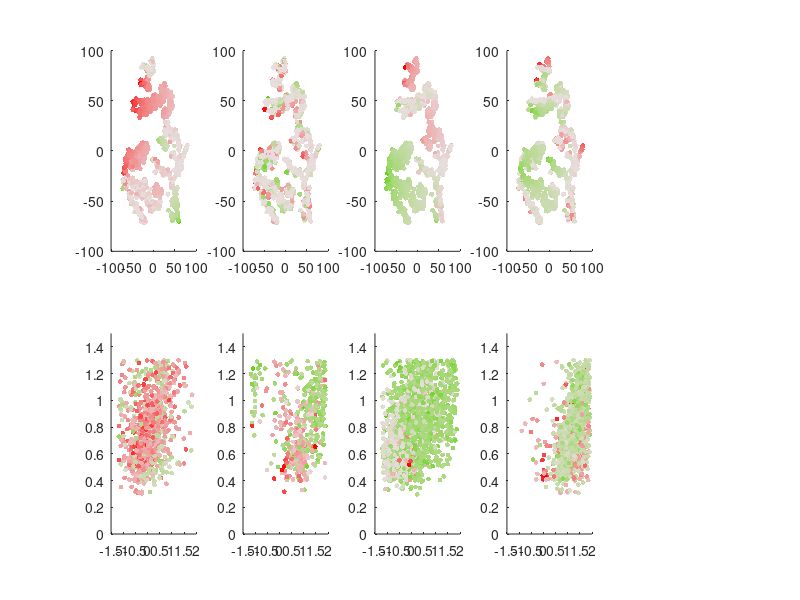

Reproduce this figure in MATLAB.




clear
clc
close all

load('CustomColormapRandG.mat')
load('m250916_allcellsmatrics250909d03.mat')
X=allcellsmatrics(:,3:6);

figure('Position',[0 0 1720 610])
for i=1:4
    subplot(2,5,i)
    %labels=log10(X(:,i));labels(labels<=-1.2)=-1.2;
    labels=nthroot(X(:,i), 3);
    labels(find(labels>0))=labels(find(labels>0))/max(labels);
    labels(find(labels<0))=-labels(find(labels<0))/min(labels);
    scatter(mappedX(:,1), mappedX(:,2), 12, labels,'filled');
    colormap(CustomColormapRandG)
    %ylim([-20 30])
    %xlim([-30 30])
end




Mat_tao=allcellsmatrics(:,7:10);
Mat_sigma=allcellsmatrics(:,11:14);
for i=1:4
    subplot(2,5,5+i)
    %labels=log10(X(:,i));labels(labels<=-1.2)=-1.2;
    labels=nthroot(X(:,i), 3);
    temp1=Mat_tao(:,i)';
    temp1=(temp1+rand(1,length(temp1))-14)*2*0.05;
    %temp1=(temp1-14)*2*0.05;
    temp2= Mat_sigma(:,i)';
    temp2=(temp2+rand(1,length(temp1)))*2*0.05;
    %temp2=(temp2)*2*0.05;
    scatter(temp1, temp2, 12, labels,'filled');
    xlim([-1.5 2])  %[-1.2,1.8]
    xticks([-1.5:0.5:2])
    ylim([0 1.5])
    %colormap("default")
end
%clear
